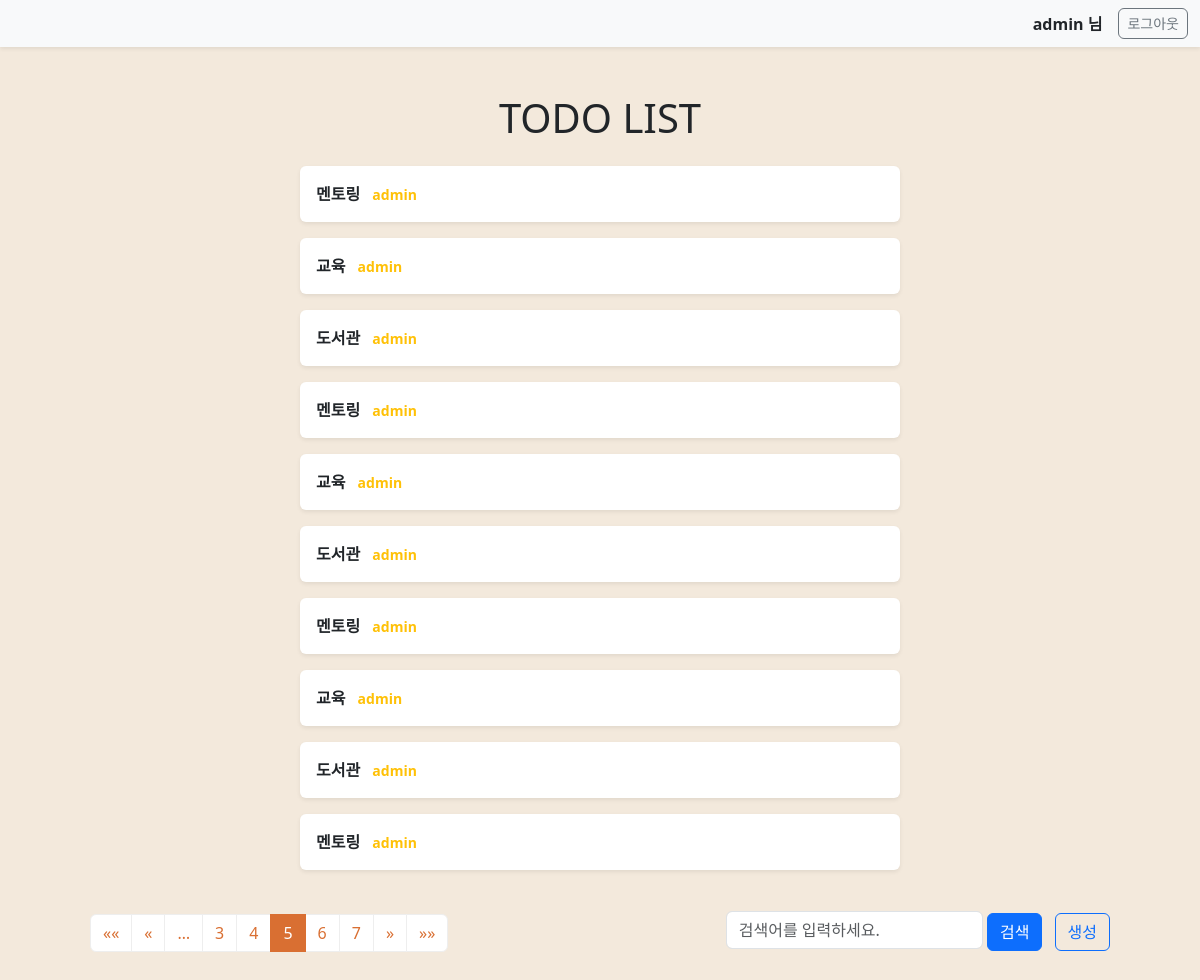
/cbv/todo/?page=5 (signed in), run on the app's committed database.
### todo/models.py (models this page shows, shortened)
class Todo(models.Model):
    title = models.CharField('제목',max_length=50)
    description = models.TextField('설명')
    start_date = models.DateField('시작일')
    end_date = models.DateField('마감일')
    is_completed = models.BooleanField('완료 여부',default=False)
    author = models.ForeignKey(User, on_delete=models.CASCADE)
    created_at = models.DateTimeField('생성 시간',auto_now_add=True)
    updated_at = models.DateTimeField('수정 시간',auto_now=True)
    class Meta :
        verbose_name = 'Todo'
        verbose_name_plural = 'Todo 목록'

### todo/cb_views.py (the view)
# urls.py: path('todo/', TodoListView.as_view(), name='cbv_todo_list'),
class TodoListView(LoginRequiredMixin, ListView):
    model = Todo
    template_name = 'todo_list.html'
    paginate_by = 10
    ordering = ['-created_at']
    def get_queryset(self):
        queryset = super().get_queryset()
        if not self.request.user.is_superuser :
            queryset = queryset.filter(author=self.request.user)
        q = self.request.GET.get('q')
        if q :
            from django.db.models.query_utils import Q
            queryset = queryset.filter(
                Q(title__icontains=q) |
                Q(description__icontains=q)
            )
        return queryset

### templates/todo_list.html (shortened to what this page needs)
{% extends 'base.html' %}
{% load static %}
{% block content %}
<div class="container mt-4">
    <h1 class="text-center mb-4">TODO LIST</h1>
    <ul class="list-unstyled mx-auto" style="max-width: 600px;">
        {% if request.user.is_superuser %}
            {% for todo in object_list %}
                <li class="mb-3 p-3 bg-white rounded shadow-sm todo-item">
                    <a href="{% url 'cbv_todo_info' todo.id %}" class="text-decoration-none text-dark fw-semibold d-block">
                        {{ todo.title }}
                        <small class="text-warning ms-2">{{ todo.author }}</small>
                    </a>
                </li>
            {% empty %}
                <li class="mb-3 p-3 bg-white rounded shadow-sm todo-item">등록된 TODO가 없습니다.</li>
            {% endfor %}
        {% endif %}
    </ul>
<div class="d-flex justify-content-between align-items-center mt-4 mb-3 px-5">
    <div>
        {% include 'pagination.html' %}
    </div>
    <div>
        <form method="GET" class="d-inline-block me-2">
            <input name="q" type="text" class="form-control d-inline-block w-auto" placeholder="검색어를 입력하세요."
                   value="{% if request.GET.q %}{{ request.GET.q }}{% endif %}">
            <button class="btn btn-primary">검색</button>
        </form>
        <a href="{% url 'cbv_todo_create' %}" class="btn btn-outline-primary">생성</a>
    </div>
</div>
</div>
{% endblock %}

### templates/base.html (shortened to what this page needs)
{% load static %}
<!DOCTYPE html>
<html lang="en">
<head>
    <link href="{% static 'css/bootstrap.css' %}" rel="stylesheet">
    <link href="{% static 'css/pagination.css' %}" rel="stylesheet">
</head>
<body style="padding-top: 70px; background-color: #F3E9DC;">
{% if request.user.is_authenticated %}
<nav class="navbar navbar-light bg-light fixed-top shadow-sm">
    <div class="container-fluid justify-content-end">
        <span class="me-3 fw-bold">{{ request.user.username }} 님</span>
        <form action="{% url 'logout' %}" method="POST" class="d-inline">
            <button type="submit" class="btn btn-outline-secondary btn-sm rounded">로그아웃</button>
        </form>
    </div>
</nav>
{% block content %}{% endblock %}
{% endif %}
</body>
</html>

### data on the page
Todo: title "멘토링", author "admin"
Todo: title "교육", author "admin"
Todo: title "도서관", author "admin"
Todo: title "멘토링", author "admin"
Todo: title "교육", author "admin"
Todo: title "도서관", author "admin"
Todo: title "멘토링", author "admin"
Todo: title "교육", author "admin"
Todo: title "도서관", author "admin"
Todo: title "멘토링", author "admin"

### other printed values
{{ request.user.username }} "admin"
{{ i }} "3" "4" "6" "7"
{{ i }} "5"
